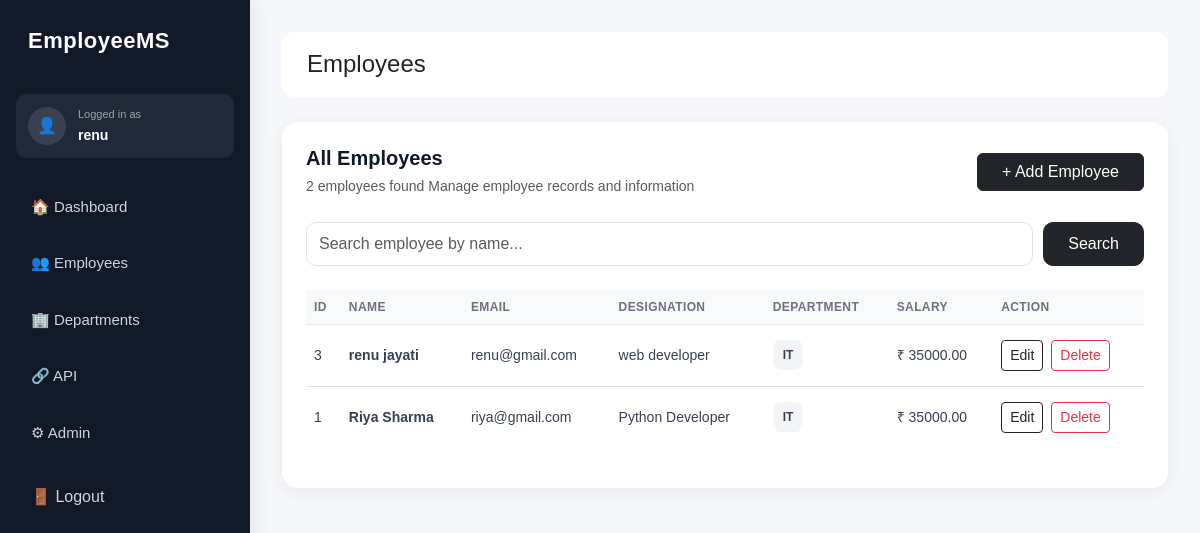
Before: /employees/ (signed in) with the older database file.
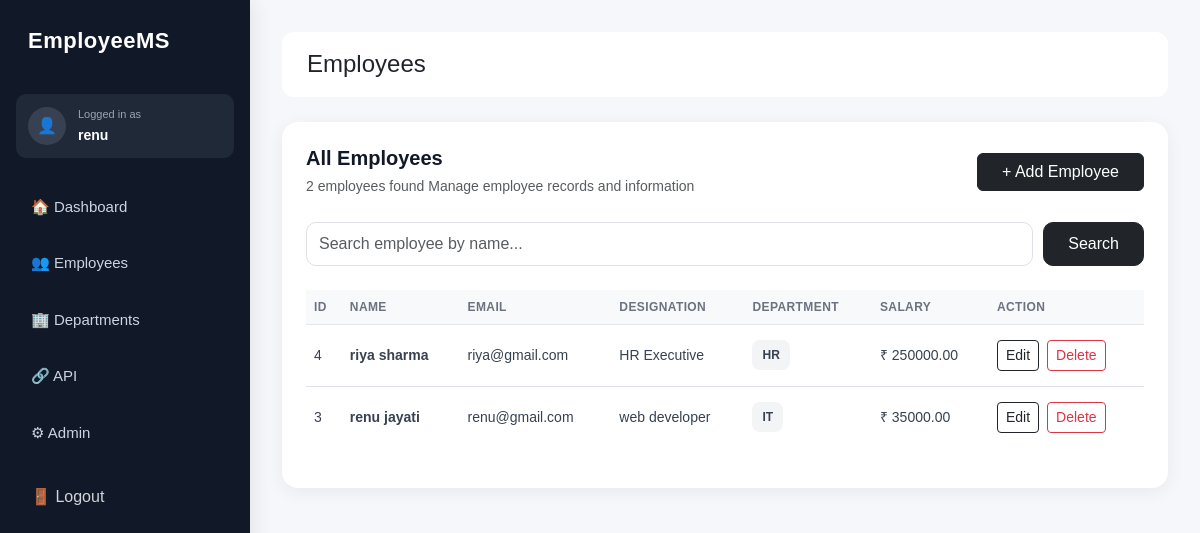
After: the same page with the newer database file.
### employees/models.py (models this page shows, shortened)
class Employee(models.Model):
    name = models.CharField(max_length=100)
    email = models.EmailField(unique=True)
    phone = models.CharField(max_length=15)
    designation = models.CharField(max_length=100)
    salary = models.DecimalField(max_digits=10, decimal_places=2)
    joining_date = models.DateField()
    department = models.ForeignKey(
        Department,
        on_delete=models.CASCADE
    )

class Department(models.Model):
    name = models.CharField(max_length=100)

### employees/views.py (the view)
# urls.py: path('employees/', employee_list, name='employee_list'),
@login_required
def employee_list(request):
    employees = Employee.objects.all().order_by('-id')
    search = request.GET.get('search')
    if search:
        employees = employees.filter(
            name__icontains=search
        )
    return render(
        request,
        'employees/employee_list.html',
        {'employees': employees}
    )

### employees/templates/employees/employee_list.html (shortened to what this page needs)
{% extends 'employees/base.html' %}
{% block page_title %}
Employees
{% endblock %}
{% block content %}
<div class="card p-4">
    <div class="d-flex justify-content-between align-items-center mb-4">
    <div>
        <h5 class="employee-page-title mb-1">
            All Employees
        </h5>
        <small class="text-muted">
    {{ employees|length }} employee{{ employees|length|pluralize }} found
</small>
        <small class="text-muted">
            Manage employee records and information
        </small>
    </div>
    <a href="/employees/add/" class="btn btn-dark px-4">
        + Add Employee
    </a>
</div>
    <form method="get" class="mb-4">
    <div class="employee-search">
        <input
            type="text"
            name="search"
            class="form-control"
            placeholder="Search employee by name..."
            value="{{ request.GET.search }}"
        >
        <button class="btn btn-dark px-4" type="submit">
            Search
        </button>
    </div>
</form>
    <div class="table-responsive">
        <table class="table table-hover align-middle employee-list-table">
            <thead class="table-light">
                <tr>
                    <th>ID</th>
                    <th>Name</th>
                    <th>Email</th>
                    <th>Designation</th>
                    <th>Department</th>
                    <th>Salary</th>
                    <th>Action</th>
                </tr>
            </thead>
            <tbody>
            {% for employee in employees %}
                <tr>
                    <td>{{ employee.id }}</td>
                    <td>
                        <strong>{{ employee.name }}</strong>
                    </td>
                    <td>{{ employee.email }}</td>
                    <td>{{ employee.designation }}</td>
                    <td>
                        <span class="department-badge">
                            {{ employee.department.name }}
                        </span>
                    </td>
                    <td>₹ {{ employee.salary }}</td>
                    <td>
                        <div class="d-flex gap-2">
    <a
        href="/employees/edit/{{ employee.id }}/"
        class="btn btn-sm btn-outline-dark"
    >
        Edit
    </a>
    <a
        href="/employees/delete/{{ employee.id }}/"
        class="btn btn-sm btn-outline-danger"
    >
        Delete
    </a>
</div>
                    </td>
                </tr>
            {% empty %}
                <tr>
                    <td colspan="7" class="text-center">
                        No employees found.
                    </td>
                </tr>
            {% endfor %}
            </tbody>
        </table>
    </div>
</div>
{% endblock %}

Changed rows visible on the page:
removed Employee: id "1", name "Riya Sharma", email "riya@gmail.com", designation "Python Developer", department.name "IT", salary "35000.00"
added Employee: id "4", name "riya sharma", email "riya@gmail.com", designation "HR Executive", department.name "HR", salary "250000.00"
